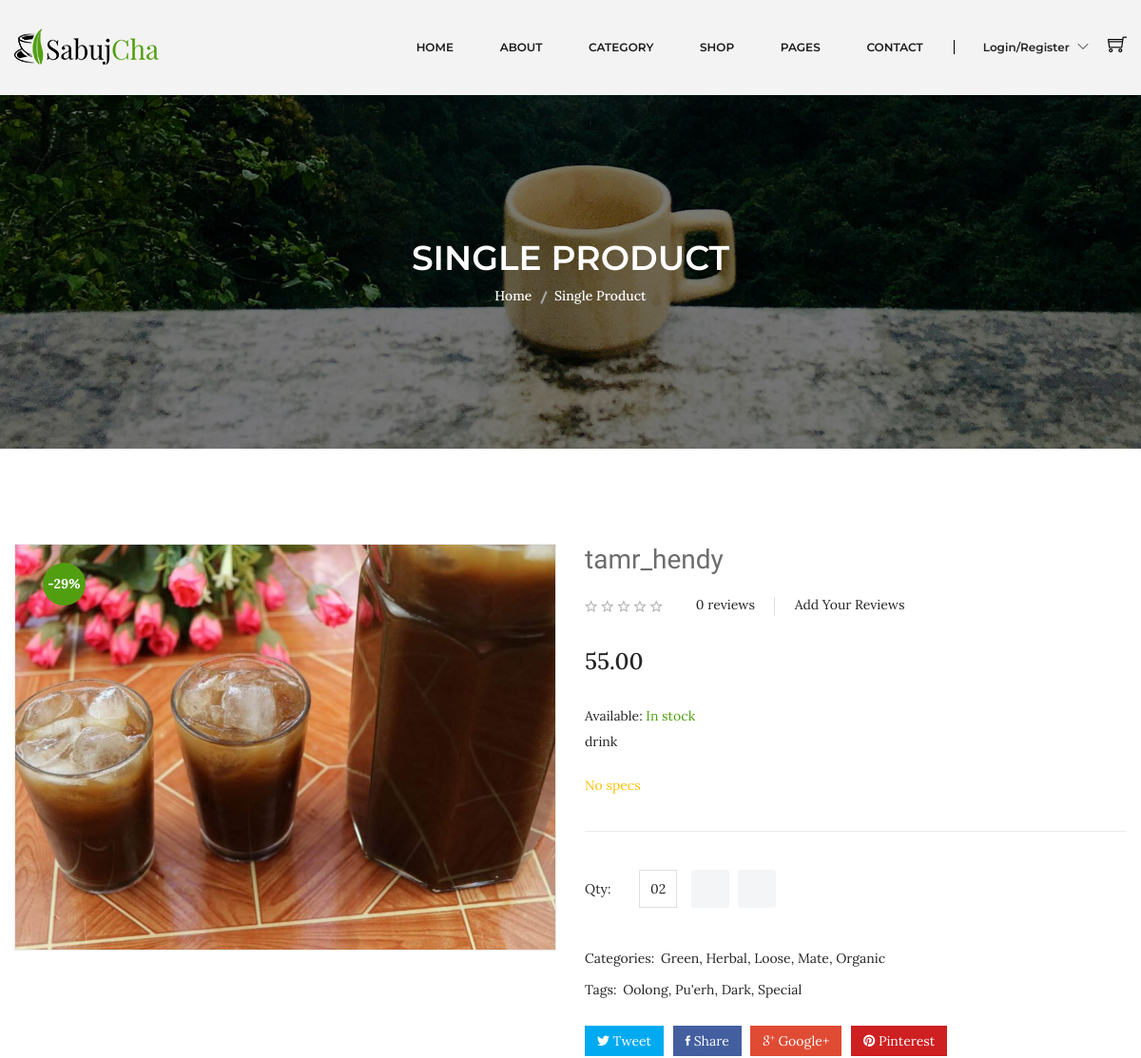
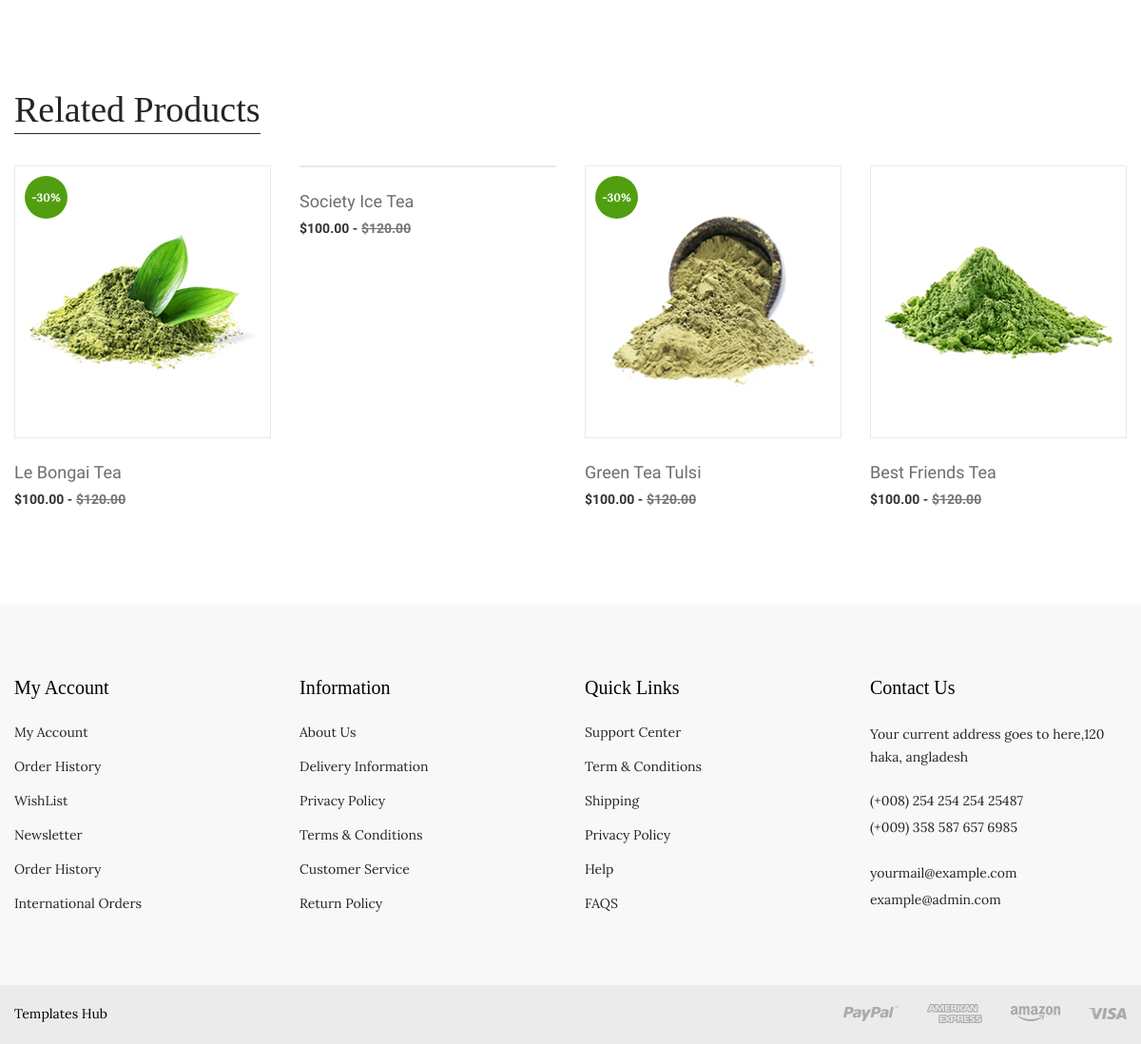
Screenshot of /ecommerce/php-final-p4-master/product-details.php?pro=13 with the database file from the repository (2 pictures, top to bottom).
### tables this page shows
CREATE TABLE `products` (
  `id` int(10) NOT NULL,
  `name` varchar(255) DEFAULT NULL,
  `details` longtext DEFAULT NULL,
  `photo` varchar(255) DEFAULT 'default.png',
  `stock` int(10) DEFAULT NULL,
  `code` int(5) DEFAULT NULL,
  `status` tinyint(1) NOT NULL DEFAULT 1,
  `subcaterory_id` int(10) NOT NULL,
  `created_at` timestamp NOT NULL DEFAULT current_timestamp(),
  `updated_at` timestamp NOT NULL DEFAULT current_timestamp(),
  `price` decimal(8,2) DEFAULT NULL
);

### ecommerce/php-final-p4-master/php/database.php (called while the page is built, shortened)
<?php
class database {
    public $DBserverName = 'localhost';
    public $DBuserName = 'root';
    public $DBpassword = '';
    public $DBName = 'nti_ecommercw';
    public $con;
    function __construct() {
        $this->con = new mysqli($this->DBserverName,$this->DBuserName,$this->DBpassword,$this->DBName);
    }
    public function runDQL($query)
    {
       $result = $this->con->query($query);
       $count=$result->num_rows;
       if($count > 0){
            return $result;
       }else{
           return [];
       }
    }
}

### ecommerce/php-final-p4-master/php/product.php (called while the page is built, shortened)
<?php
include_once "database.php";
class product extends database implements operation {
    private $id;
    public function setId($id)
    {
        $this->id = $id;
    }
    public function productDetails(){
        $query= "SELECT `producr_review`.* from`producr_review` where `producr_review`.`id`=$this->id ";
        return $this->runDQL($query);
    }
    public function getProductSpecs(){
        $query= "SELECT
        `products_specs`.*,
        `specs`.`keyEle`
    FROM
        `products_specs`
    JOIN `specs`
    ON  `specs`.`id`=`products_specs`.`spec_id`
    WHERE
        `products_specs`.`product_id` = $this->id
        ";
        return $this->runDQL($query);
    }
}

### ecommerce/php-final-p4-master/product-details.php (the view, shortened to what this page needs)
<?php include_once "header.php";
include_once "php/product.php";
if (($_GET)) {
    if (isset($_GET['pro']) &&  is_numeric($_GET['pro'])) {
        $productObj = new product;
        $productObj->setId($_GET['pro']);
        $product_res = $productObj->productDetails();
        if ($product_res) {
            $product = $product_res->fetch_object();
        } else {
            header('location:404.php');
        }
    } else {
        header('location:404.php');
    }
} else {
    header('location:404.php');
}
?>
<div class="breadcrumb-area bg-image-3 ptb-150">
    <div class="container">
        <div class="breadcrumb-content text-center">
            <h3>SINGLE PRODUCT</h3>
            <ul>
                <li><a href="index.html">Home</a></li>
                <li class="active">Single Product</li>
            </ul>
        </div>
    </div>
</div>
<div class="product-details pt-100 pb-95">
    <div class="container">
        <div class="row">
            <div class="col-lg-6 col-md-12">
                <div class="product-details-img">
                    <img class="zoompro" src="assets/img/product/<?php echo $product->photo ?>" data-zoom-image="assets/img/product/<?php echo $product->photo ?>" alt="zoom" />
                    <span>-29%</span>
                </div>
            </div>
            <div class="col-lg-6 col-md-12">
                <div class="product-details-content">
                    <h4><?php echo $product->name ?></h4>
                    <div class="rating-review">
                        <div class="pro-dec-rating">
                            <?php for ($i = 5; $i > $product->product_avg_rate; $i--) { ?>
                                <i class="ion-android-star-outline"></i>
                            <?php } ?>
                        </div>
                        <div class="pro-dec-review">
                            <ul>
                                <li><?php echo ($product->product_count_reviews) ?> reviews</li>
                                <li> Add Your Reviews</li>
                            </ul>
                        </div>
                    </div>
                    <span><?php echo $product->price ?></span>
                    <div class="in-stock">
                        <p>Available: <span> <?php echo (($product->stock && $product->stock > 0) ? 'In stock' : 'out of stock') ?></span></p>
                    </div>
                    <p><?php echo ($product->details) ?></p>
                    <div class="pro-dec-feature">
                        <ul>
                            <?php
                            $product_Specs_res = $productObj->getProductSpecs();
                            if ($product_Specs_res) {
                                $specs = $product_Specs_res->fetch_all(MYSQLI_ASSOC);
                                foreach ($specs as $key => $value) {
                                    ?>
                                <li><input type="checkbox"><?php echo $value['keyEle'] ?>: <span> <?php echo $value['value'] ?></span></li>
                                <?php
                                }
                            } else {
                            ?>
                                <li class='text-warning'>No specs</li>
                            <?php
                            }
                            ?>
                        </ul>
                    </div>
                    <div class="quality-add-to-cart">
                        <div class="quality">
                            <label>Qty:</label>
                            <input class="cart-plus-minus-box" type="text" name="qtybutton" value="02">
                        </div>
                        <div class="shop-list-cart-wishlist">
                            <a title="Add To Cart" href="#">
                            </a>
                            <a title="Wishlist" href="#">
                            </a>
                        </div>
                    </div>
                    <div class="pro-dec-categories">
                        <ul>
                            <li class="categories-title">Categories:</li>
                            <li><a href="#">Green,</a></li>
                            <li><a href="#">Herbal, </a></li>
                            <li><a href="#">Loose,</a></li>
                            <li><a href="#">Mate,</a></li>
                            <li><a href="#">Organic </a></li>
                        </ul>
                    </div>
                    <div class="pro-dec-categories">
                        <ul>
                            <li class="categories-title">Tags: </li>
                            <li><a href="#"> Oolong, </a></li>
                            <li><a href="#"> Pu'erh,</a></li>
                            <li><a href="#"> Dark,</a></li>
                            <li><a href="#"> Special </a></li>
                        </ul>
                    </div>
                    <div class="pro-dec-social">
                        <ul>
                            <li><a class="tweet" href="#"><i class="ion-social-twitter"></i> Tweet</a></li>
                            <li><a class="share" href="#"><i class="ion-social-facebook"></i> Share</a></li>
                            <li><a class="google" href="#"><i class="ion-social-googleplus-outline"></i> Google+</a></li>
                            <li><a class="pinterest" href="#"><i class="ion-social-pinterest"></i> Pinterest</a></li>
                        </ul>
                    </div>
                </div>
            </div>
        </div>
    </div>
</div>
<div class="product-area pb-100">
    <div class="container">
        <div class="product-top-bar section-border mb-35">
            <div class="section-title-wrap">
                <h3 class="section-title section-bg-white">Related Products</h3>
            </div>
        </div>
        <div class="featured-product-active hot-flower owl-carousel product-nav">
            <div class="product-wrapper">
                <div class="product-img">
                    <a href="product-details.html">
                        <img alt="" src="assets/img/product/product-1.jpg">
                    </a>
                    <span>-30%</span>
                    <div class="product-action">
                    </div>
                </div>
                <div class="product-content text-left">
                    <div class="product-hover-style">
                        <div class="product-title">
                            <h4>
                                <a href="product-details.html">Le Bongai Tea</a>
                            </h4>
                        </div>
                    </div>
                    <div class="product-price-wrapper">
                        <span>$100.00 -</span>
                        <span class="product-price-old">$120.00 </span>
                    </div>
                </div>
            </div>
            <div class="product-wrapper">
                <div class="product-img">
                </div>
                <div class="product-content text-left">
                    <div class="product-hover-style">
                        <div class="product-title">
                            <h4>
                                <a href="product-details.html">Society Ice Tea</a>
                            </h4>
                        </div>
                    </div>
                    <div class="product-price-wrapper">
                        <span>$100.00 -</span>
                        <span class="product-price-old">$120.00 </span>
                    </div>
                </div>
            </div>
            <div class="product-wrapper">
                <div class="product-img">
                    <a href="product-details.html">
                        <img alt="" src="assets/img/product/product-3.jpg">
                    </a>
                    <span>-30%</span>
                    <div class="product-action">
                    </div>
                </div>
                <div class="product-content text-left">
                    <div class="product-hover-style">
                        <div class="product-title">
                            <h4>
                                <a href="product-details.html">Green Tea Tulsi</a>
                            </h4>
                        </div>
                    </div>
                    <div class="product-price-wrapper">
                        <span>$100.00 -</span>
                        <span class="product-price-old">$120.00 </span>
                    </div>
                </div>
            </div>
            <div class="product-wrapper">
                <div class="product-img">
                    <a href="product-details.html">
                        <img alt="" src="assets/img/product/product-4.jpg">
                    </a>
                    <div class="product-action">
                    </div>
                </div>
                <div class="product-content text-left">
                    <div class="product-hover-style">
                        <div class="product-title">
                            <h4>
                                <a href="product-details.html">Best Friends Tea</a>
                            </h4>
                        </div>
                    </div>
                    <div class="product-price-wrapper">
                        <span>$100.00 -</span>
                        <span class="product-price-old">$120.00 </span>
                    </div>
                </div>
            </div>
        </div>
    </div>
</div>
<?php include_once "footer.php" ?>

### rows the page displays
products: photo (picture), name "tamr_hendy", price "55.00", details "drink"

### other values shown
$product->product_count_reviews "0"
